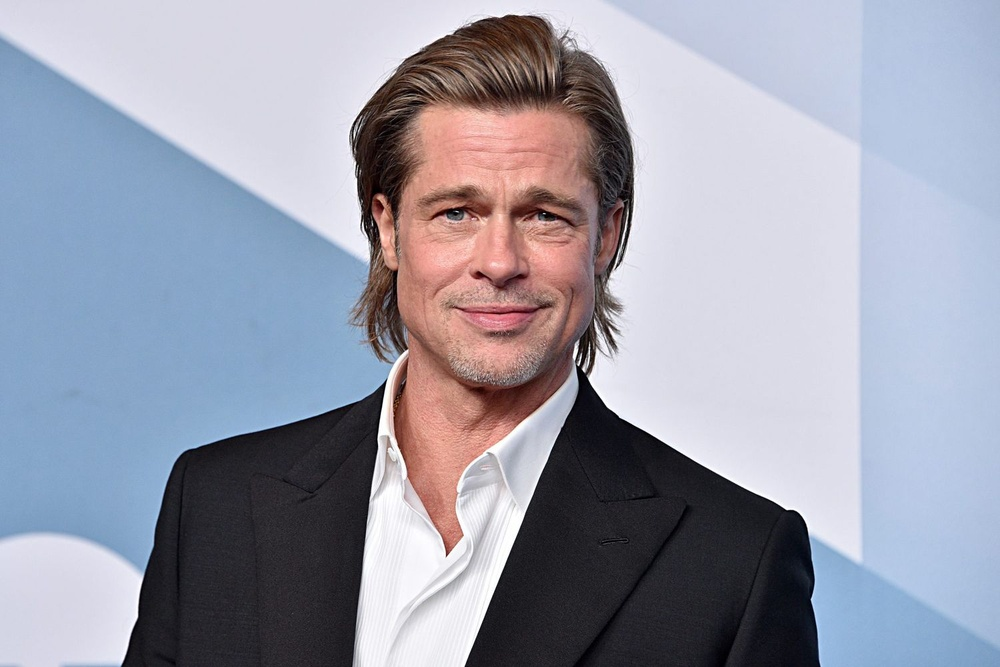
#> input picture com/company/eagleeye/images/example_image.jpg, 1000 x 667 px, shrunk from 1500 x 1000 before the run
$ python haarcascade_image_objects_v2.py
#> lines starting #> are read from the running program, lines starting #| are printed output that depends on the picture; after the words box and inside, x2 and y2 are one past the last pixel; in counts of white or black regions, pixels touching at a corner belong together
import cv2

# Загрузка каскада Хаара для обнаружения лиц
face_cascade = cv2.CascadeClassifier('models/haarcascade/haarcascade_frontalface_default.xml')

# Загрузка изображения
image = cv2.imread('images/example_image.jpg')
#> image is the input picture: shape (667, 1000, 3); mean B, G, R 170.4, 156.3, 154.5

# Преобразование изображения в оттенки серого (для лучшей производительности)
gray_image = cv2.cvtColor(image, cv2.COLOR_BGR2GRAY)
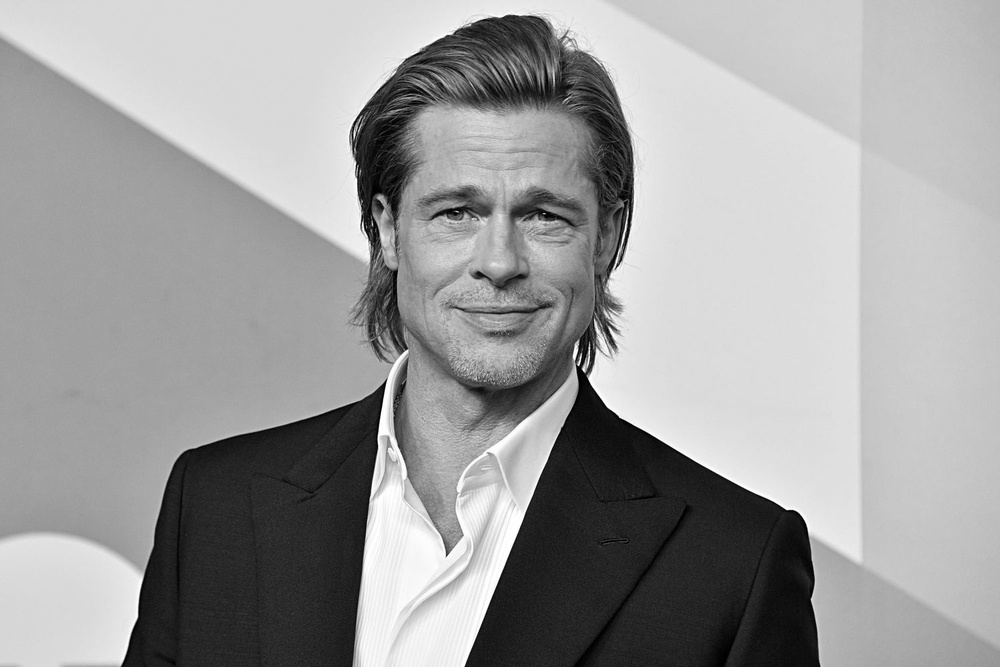
#> gray_image: shape (667, 1000); min 0, max 255, mean 157.3

# Обнаружение лиц на изображении
faces = face_cascade.detectMultiScale(gray_image, scaleFactor=1.1, minNeighbors=5, minSize=(30, 30))
#> faces = [[368, 110, 263, 263]]

# Рисование прямоугольников вокруг обнаруженных лиц
for (x, y, w, h) in faces:
    cv2.rectangle(image, (x, y), (x+w, y+h), (0, 255, 0), 2)
#> this loop made 1 pass
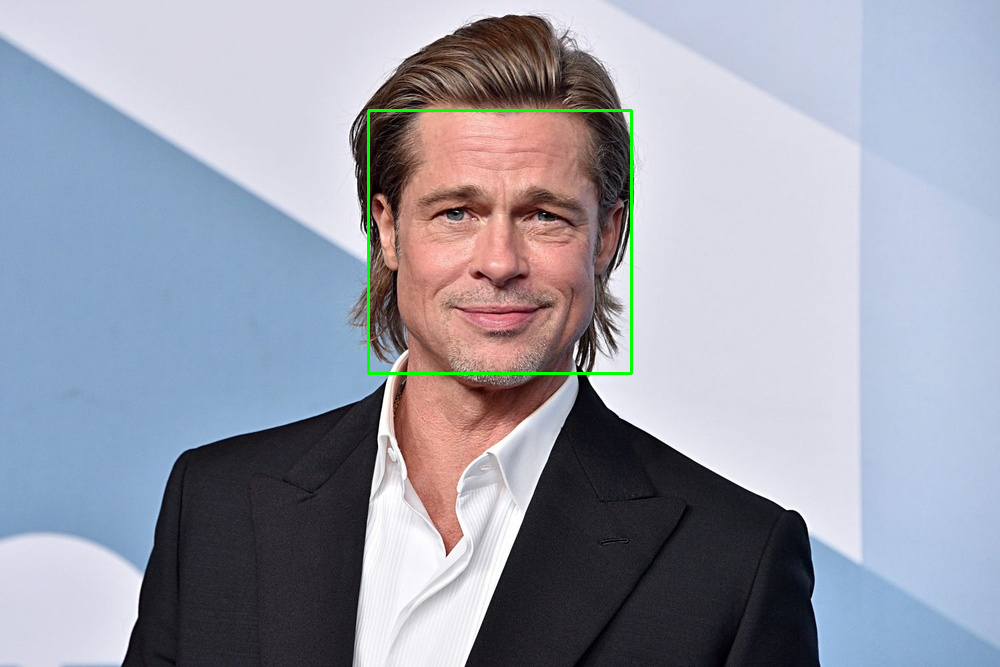
#> image: shape (667, 1000, 3); 0.47% of pixels changed, all inside (x1, y1, x2, y2) = (367, 109, 633, 375)

# Отображение изображения с обнаруженными лицами
cv2.imshow('Faces Detected', image)
cv2.waitKey(0)
cv2.destroyAllWindows()

$ run again, with com/company/eagleeye/images/1.jpg copied over com/company/eagleeye/images/example_image.jpg
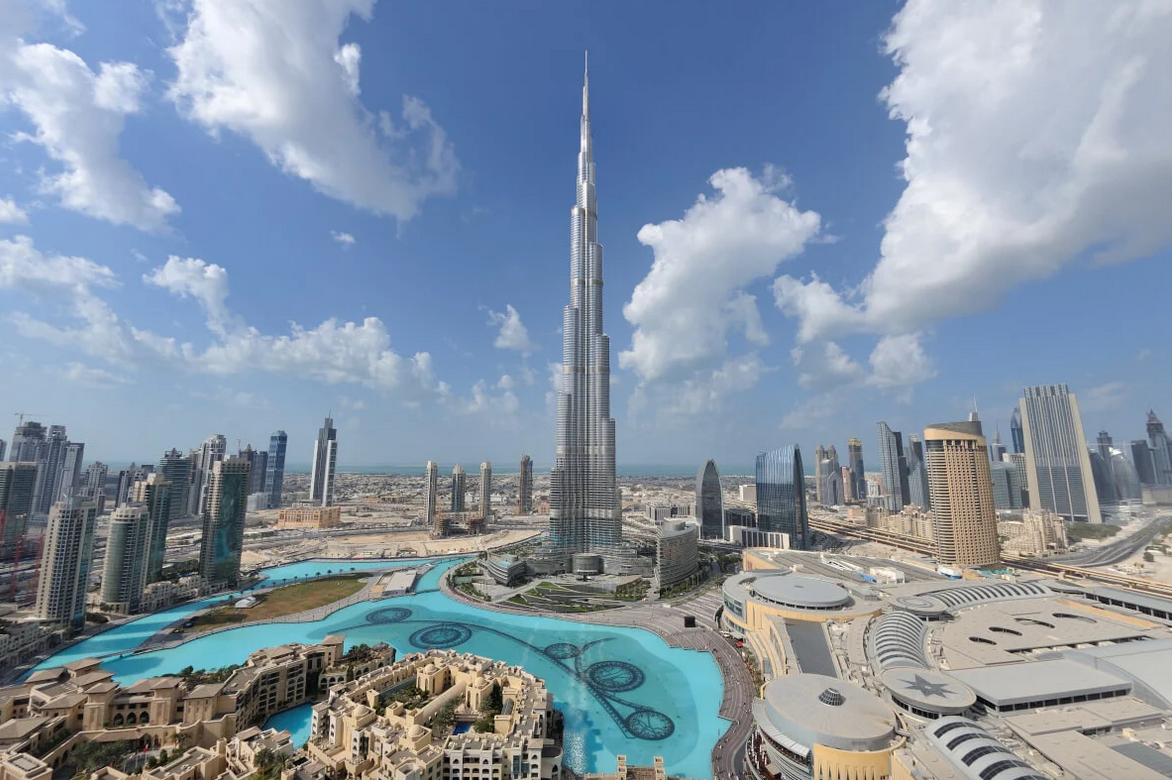
#> input picture com/company/eagleeye/images/1.jpg, 1172 x 780 px
#> image is the input picture: shape (780, 1172, 3); mean B, G, R 163.5, 146.4, 131.2
#> `gray_image = cv2.cvtColor(image, cv2.COLOR_BGR2GRAY)`:
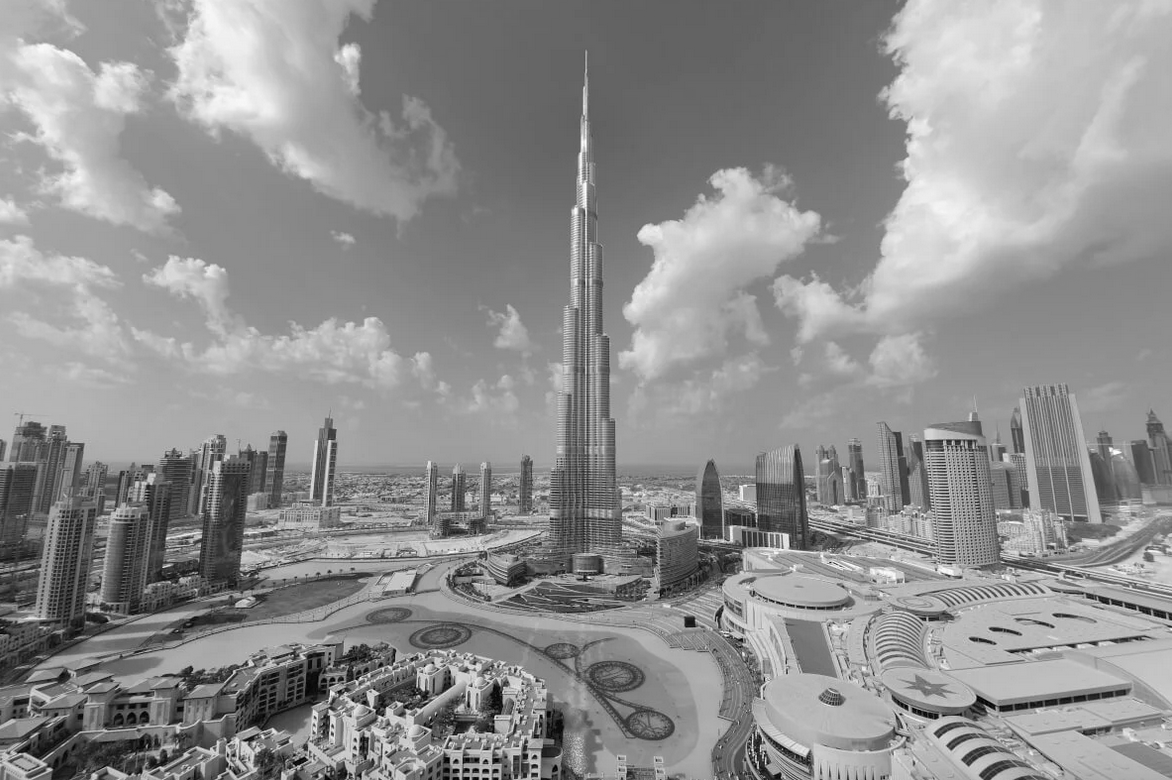
#> gray_image: shape (780, 1172); min 0, max 255, mean 143.8
#> faces = ()

$ run again, with com/company/eagleeye/images/2.jpg copied over com/company/eagleeye/images/example_image.jpg
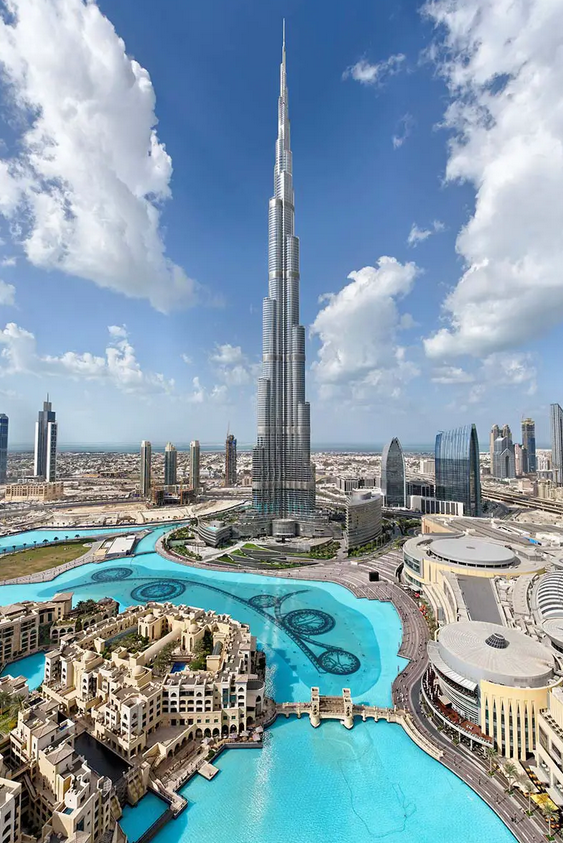
#> input picture com/company/eagleeye/images/2.jpg, 563 x 843 px
#> image is the input picture: shape (843, 563, 3); mean B, G, R 171.3, 156.7, 132.8
#> `gray_image = cv2.cvtColor(image, cv2.COLOR_BGR2GRAY)`:
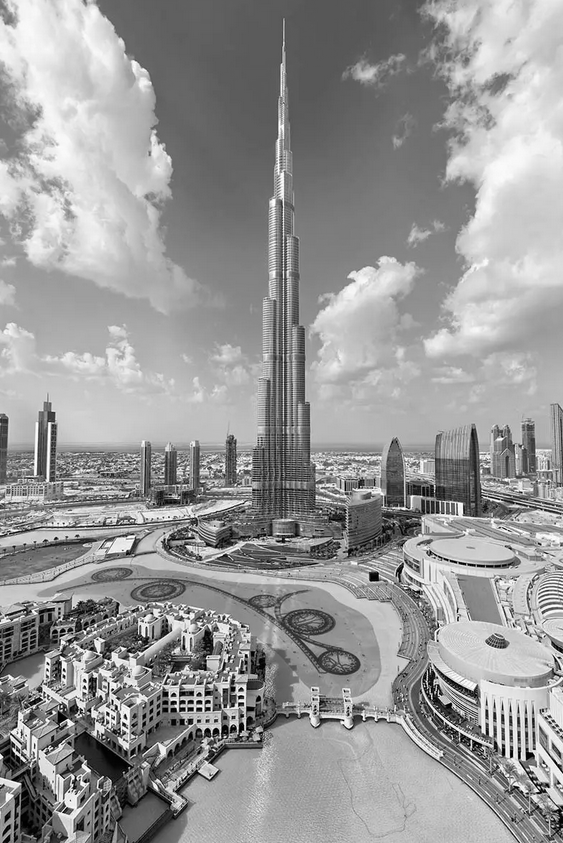
#> gray_image: shape (843, 563); min 0, max 255, mean 151.2
#> faces = [[14, 138, 117, 117]]
#> the loop `for (x, y, w, h) in faces:` made 1 pass
#> after the loop `for (x, y, w, h) in faces:`:
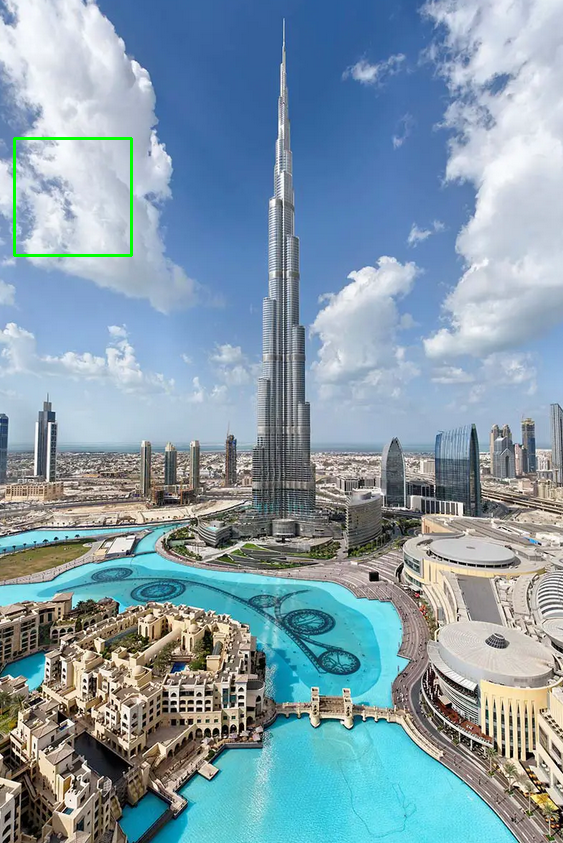
#> image: shape (843, 563, 3); 0.29% of pixels changed, all inside (x1, y1, x2, y2) = (13, 137, 133, 257)
